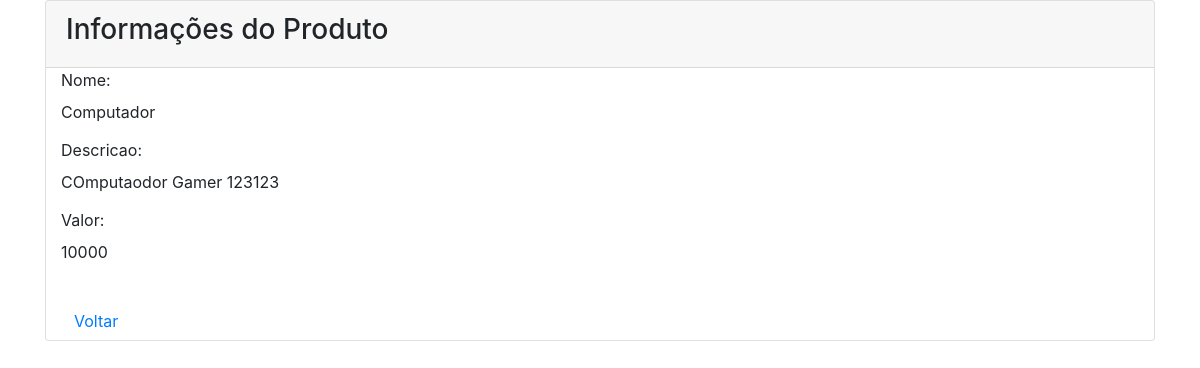
The app's page /read-produtos.php?id=3 with its own data.
### tables this page shows
CREATE TABLE `produto` (
  `id` int(11) UNSIGNED NOT NULL,
  `nome` varchar(50) NOT NULL,
  `descricao` varchar(80) NOT NULL,
  `valor` varchar(35) NOT NULL,
  `imagem` varchar(255) DEFAULT NULL
);

### read-produtos.php (the view, shortened to what this page needs)
<?php
    $id = null;
    if(!empty($_GET['id']))
    {
        $id = $_REQUEST['id'];
    }
    if(null==$id)
    {
        header("Location: listaproduto.php");
    }
    else
    {
       $pdo = Banco::conectar();
       $pdo->setAttribute(PDO::ATTR_ERRMODE, PDO::ERRMODE_EXCEPTION);
       $sql = "SELECT * FROM produto where id = ?";
       $q = $pdo->prepare($sql);
       $q->execute(array($id));
       $data = $q->fetch(PDO::FETCH_ASSOC);
    }
?>
<!DOCTYPE html>
<html lang="pt-br">
<head>
    <link rel="stylesheet" href="assets/css/bootstrap.min.css">
</head>
<body>
    <div class="container">
        <div class="span10 offset1">
            <div class="card">
                <div class="card-header">
                    <h3 class="well">Informações do Produto</h3>
                </div>
                <div class="container">
                    <div class="form-horizontal">
                        <div class="control-group">
                            <label class="control-label">Nome: </label>
                            <div class="controls">
                                <label class="carousel-inner">
                                    <?php echo $data['nome'];?>
                                </label>
                            </div>
                        </div>
                        <div class="control-group">
                            <label class="control-label">Descricao: </label>
                            <div class="controls">
                                <label class="carousel-inner">
                                    <?php echo $data['descricao'];?>
                                </label>
                            </div>
                        </div>
                        <div class="control-group">
                            <label class="control-label">Valor: </label>
                            <div class="controls">
                                <label class="carousel-inner">
                                    <?php echo $data['valor'];?>
                                </label>
                            </div>
                        </div>
                        <br />
                        <div class="form-actions">
                            <a href="index.php" type="btn" class="btn btn-default">Voltar</a>
                        </div>
                    </div>
                </div>
            </div>
        </div>
    </div>
</body>
</html>

### records on screen
produto: nome "Computador", descricao "COmputaodor Gamer 123123", valor "10000"
